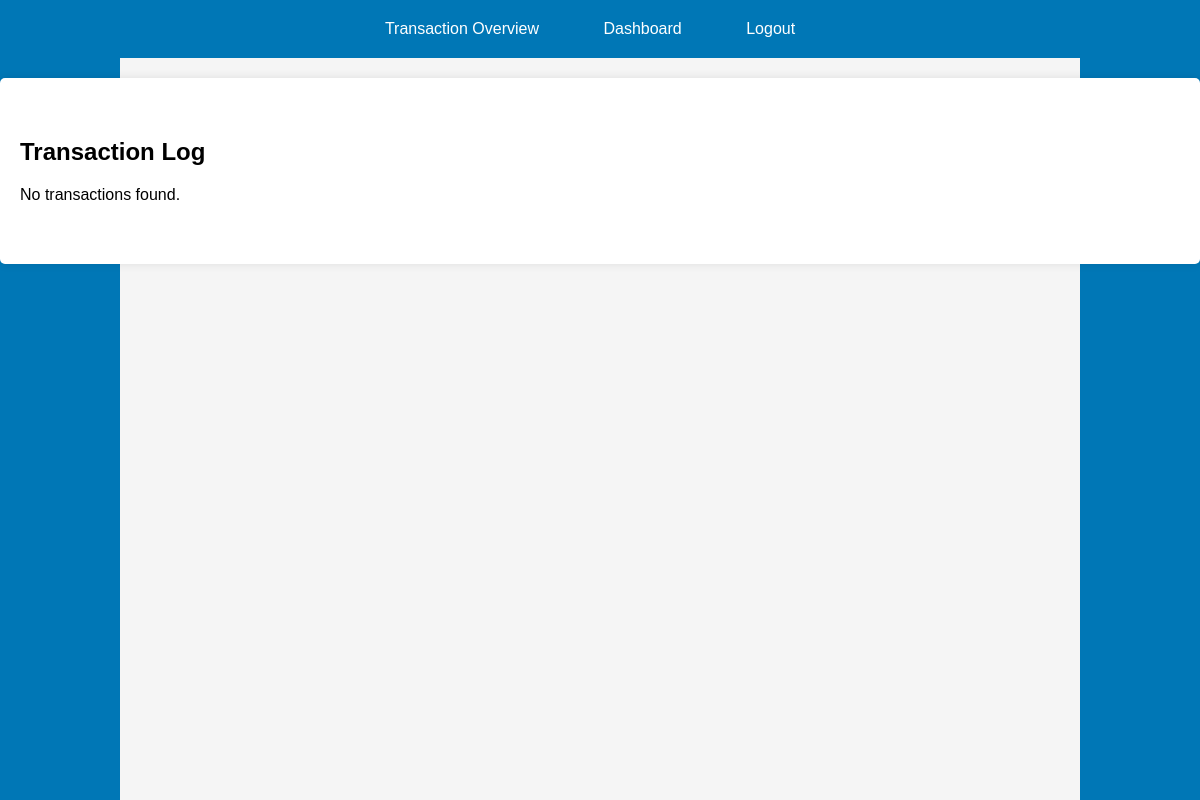
The app's page /business-homepage.php, older data.
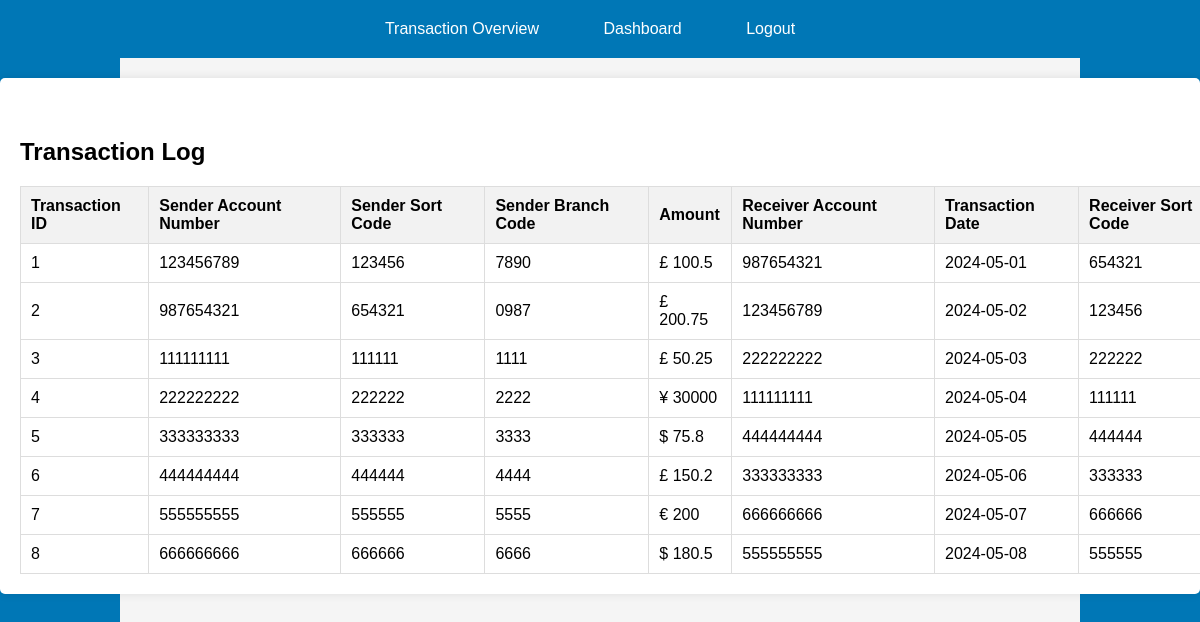
The same page, newer data.
### tables this page shows
CREATE TABLE Transactions (
    transaction_id INTEGER PRIMARY KEY,
    sender_account_number VARCHAR(50),
    sender_sort_code VARCHAR(20),
    sender_branch_code VARCHAR(20),
    currency_id INTEGER NOT NULL,
    amount DECIMAL(18, 2),
    receiver_account_number VARCHAR(50),
    transaction_date DATE NOT NULL,
    receiver_sort_code VARCHAR(20),
    receiver_branch_code VARCHAR(20)
);

### business-homepage.php (the view, shortened to what this page needs)
<!DOCTYPE html>
<html lang="en">
<head>
    <link rel="stylesheet" href="styles.css">
</head>
<body>
    <header>
        <nav>
            <ul>
                <li><a href="business-homepage.php">Transaction Overview</a></li>
                <li><a href="refund.php">Dashboard</a></li>
                <li><a href="business-logout.php">Logout</a></li>
            </ul>
        </nav>
    </header>
    <div class="left-background"></div>
    <div class="right-background"></div>
    <div class="container">
        <h2>Transaction Log</h2>
        <?php
        $db = new PDO("sqlite:C:/xampp/htdocs/Currency-Transfer-Application/Currency_Database.db");
        $db->setAttribute(PDO::ATTR_ERRMODE, PDO::ERRMODE_EXCEPTION);
        $sql = "SELECT * FROM Transactions";
        $stmt = $db->prepare($sql);
        $stmt->execute();
        $transactions = $stmt->fetchAll(PDO::FETCH_ASSOC);
        if ($transactions) {
            echo "<table>";
            echo "<thead><tr><th>Transaction ID</th><th>Sender Account Number</th><th>Sender Sort Code</th><th>Sender Branch Code</th><th>Amount</th><th>Receiver Account Number</th><th>Transaction Date</th><th>Receiver Sort Code</th><th>Receiver Branch Code</th></tr></thead>";
            echo "<tbody>";
            foreach ($transactions as $transaction) {
                echo "<tr>";
                echo "<td>{$transaction['transaction_id']}</td>";
                echo "<td>{$transaction['sender_account_number']}</td>";
                echo "<td>{$transaction['sender_sort_code']}</td>";
                echo "<td>{$transaction['sender_branch_code']}</td>";
                echo "<td>";
                switch ($transaction['currency_id']) {
                    case 1:
                        echo "€ {$transaction['amount']}";
                        break;
                    case 2:
                        echo "£ {$transaction['amount']}";
                        break;
                    case 3:
                        echo "$ {$transaction['amount']}";
                        break;
                    case 4:
                        echo "¥ {$transaction['amount']}";
                        break;
                }
                echo "</td>";
                echo "<td>{$transaction['receiver_account_number']}</td>";
                echo "<td>{$transaction['transaction_date']}</td>";
                echo "<td>{$transaction['receiver_sort_code']}</td>";
                echo "</tr>";
            }
            echo "</tbody>";
            echo "</table>";
        } else {
            echo "<p>No transactions found.</p>";
        }
        ?>
    </div>
</body>
</html>

### styles.css (style rules this page uses)
body { font-family: Arial, sans-serif; margin: 0; padding: 0; }
.container { max-width: 800px; margin: 0 auto; padding: 20px; position: relative; }
header { background-color: #0077b6; color: #fff; padding: 20px 0; text-align: center; border-bottom: 0px solid #fff; }
header nav ul { list-style-type: none; margin: 0; padding: 0; }
header nav ul li { display: inline; }
header nav ul li a { text-decoration: none; color: #fff; padding: 10px 20px; }
h2 { margin-top: 40px; }
.left-background, .right-background { content: ""; display: block; position: fixed; top: 0; bottom: 0; width: 10%; background-color: #0077b6; z-index: -1; }
.left-background { left: 0; }
.right-background { right: 0; }
p { margin-bottom: 40px; }

### business-homepage.php (style rules this page uses)
body { font-family: Arial, sans-serif; margin: 0; padding: 0; background-color: #f5f5f5; }
header { background-color: #0077b6; color: #fff; padding: 20px 0; text-align: center; margin-bottom: 20px; border-bottom: 0px solid #fff; }
nav ul { list-style-type: none; margin: 0; padding: 0; }
nav ul li { display: inline; margin-right: 20px; }
nav ul li a { text-decoration: none; color: #fff; padding: 10px 20px; }
.container { max-width: 1200px; margin: 20px auto; padding: 20px; background-color: #fff; border-radius: 5px; box-shadow: 0px 0px 10px rgba(0, 0, 0, 0.1); overflow-x: auto; }
table { width: 120%; border-collapse: collapse; margin-top: 20px; }
th, td { border: 1px solid #ddd; padding: 10px; text-align: left; }
th { background-color: #f2f2f2; }
.left-background, .right-background { content: ""; display: block; position: fixed; top: 0; bottom: 0; width: 10%; background-color: #0077b6; z-index: -1; }
.left-background { left: 0; }
.right-background { right: 0; }

Row changes from the older to the newer data that the page shows:
added transactions: transaction_id "1", sender_account_number "123456789", sender_sort_code "123456", sender_branch_code "7890", amount "100.5", receiver_account_number "987654321", transaction_date "2024-05-01", receiver_sort_code "654321"
added transactions: transaction_id "2", sender_account_number "987654321", sender_sort_code "654321", sender_branch_code "0987", amount "200.75", receiver_account_number "123456789", transaction_date "2024-05-02", receiver_sort_code "123456"
added transactions: transaction_id "3", sender_account_number "111111111", sender_sort_code "111111", sender_branch_code "1111", amount "50.25", receiver_account_number "222222222", transaction_date "2024-05-03", receiver_sort_code "222222"
added transactions: transaction_id "4", sender_account_number "222222222", sender_sort_code "222222", sender_branch_code "2222", amount "30000", receiver_account_number "111111111", transaction_date "2024-05-04", receiver_sort_code "111111"
added transactions: transaction_id "5", sender_account_number "333333333", sender_sort_code "333333", sender_branch_code "3333", amount "75.8", receiver_account_number "444444444", transaction_date "2024-05-05", receiver_sort_code "444444"
added transactions: transaction_id "6", sender_account_number "444444444", sender_sort_code "444444", sender_branch_code "4444", amount "150.2", receiver_account_number "333333333", transaction_date "2024-05-06", receiver_sort_code "333333"
added transactions: transaction_id "7", sender_account_number "555555555", sender_sort_code "555555", sender_branch_code "5555", amount "200", receiver_account_number "666666666", transaction_date "2024-05-07", receiver_sort_code "666666"
added transactions: transaction_id "8", sender_account_number "666666666", sender_sort_code "666666", sender_branch_code "6666", amount "180.5", receiver_account_number "555555555", transaction_date "2024-05-08", receiver_sort_code "555555"
Text that changed along with them:
text no longer shown: "No transactions found."
text now shown: "Transaction ID Sender Account Number Sender Sort Code Sender Branch Code Amount Receiver Account Number Transaction Date Receiver Sort Code"
